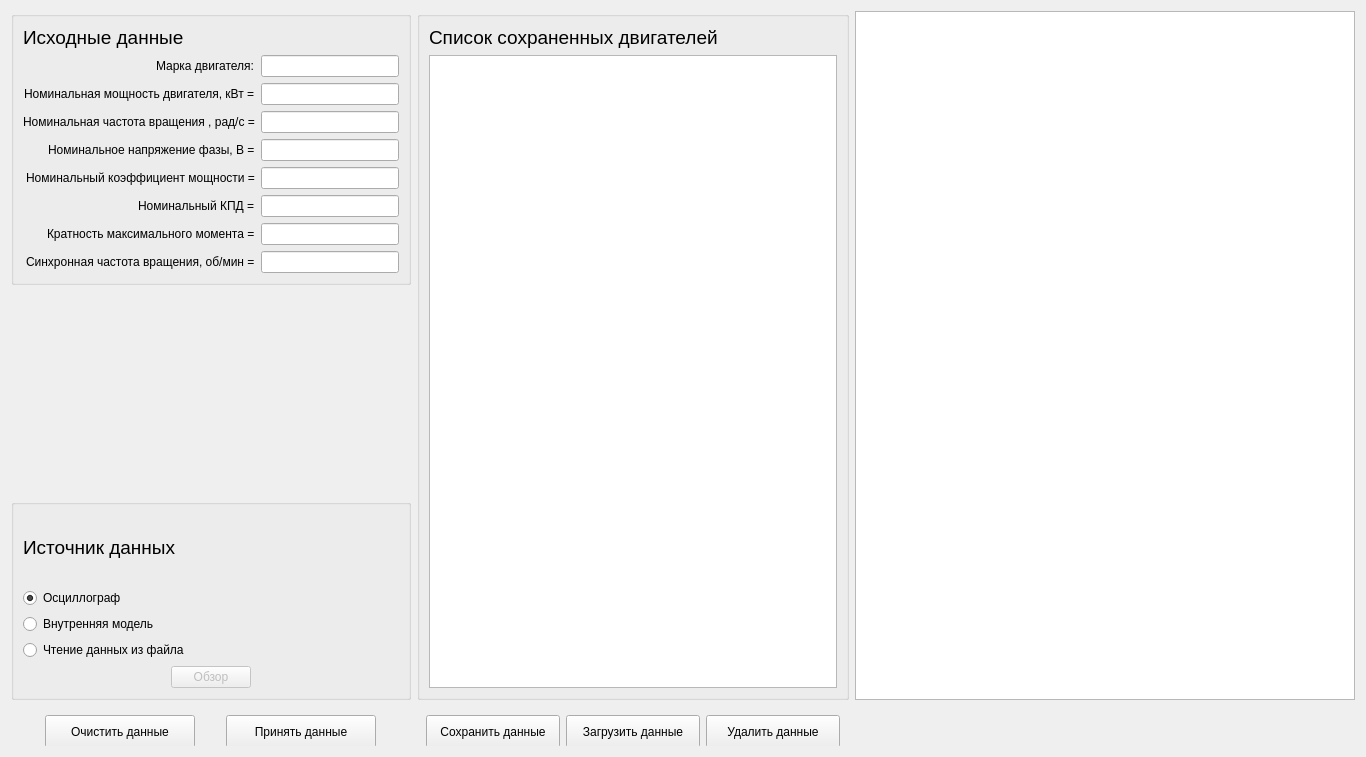
<?xml version="1.0" encoding="UTF-8"?>
<ui version="4.0">
 <class>datas</class>
 <widget class="QWidget" name="datas">
  <property name="geometry">
   <rect>
    <x>0</x>
    <y>0</y>
    <width>1366</width>
    <height>757</height>
   </rect>
  </property>
  <property name="windowTitle">
   <string>Form</string>
  </property>
  <layout class="QGridLayout" name="gridLayout_2">
   <item row="0" column="0">
    <widget class="QGroupBox" name="groupBox">
     <property name="enabled">
      <bool>true</bool>
     </property>
     <property name="minimumSize">
      <size>
       <width>0</width>
       <height>0</height>
      </size>
     </property>
     <property name="maximumSize">
      <size>
       <width>400</width>
       <height>16777215</height>
      </size>
     </property>
     <property name="mouseTracking">
      <bool>false</bool>
     </property>
     <property name="tabletTracking">
      <bool>false</bool>
     </property>
     <property name="acceptDrops">
      <bool>false</bool>
     </property>
     <property name="autoFillBackground">
      <bool>false</bool>
     </property>
     <property name="title">
      <string/>
     </property>
     <property name="alignment">
      <set>Qt::AlignJustify|Qt::AlignTop</set>
     </property>
     <property name="flat">
      <bool>false</bool>
     </property>
     <property name="checkable">
      <bool>false</bool>
     </property>
     <layout class="QGridLayout" name="gridLayout">
      <item row="0" column="0" colspan="2">
       <widget class="QLabel" name="label_2">
        <property name="text">
         <string>&lt;html&gt;&lt;head/&gt;&lt;body&gt;&lt;p&gt;&lt;span style=&quot; font-size:14pt;&quot;&gt;Исходные данные&lt;/span&gt;&lt;/p&gt;&lt;/body&gt;&lt;/html&gt;</string>
        </property>
       </widget>
      </item>
      <item row="2" column="1">
       <widget class="QLineEdit" name="lineEdit_3">
        <property name="text">
         <string/>
        </property>
       </widget>
      </item>
      <item row="2" column="0" alignment="Qt::AlignRight">
       <widget class="QLabel" name="label_3">
        <property name="text">
         <string>&lt;html&gt;&lt;head/&gt;&lt;body&gt;&lt;p&gt;Номинальная мощность двигателя, кВт =&lt;/p&gt;&lt;/body&gt;&lt;/html&gt;</string>
        </property>
       </widget>
      </item>
      <item row="11" column="1">
       <widget class="QLineEdit" name="lineEdit_9"/>
      </item>
      <item row="7" column="0" alignment="Qt::AlignRight">
       <widget class="QLabel" name="label_5">
        <property name="text">
         <string>Номинальное напряжение фазы, В =</string>
        </property>
       </widget>
      </item>
      <item row="7" column="1">
       <widget class="QLineEdit" name="lineEdit_5">
        <property name="text">
         <string/>
        </property>
       </widget>
      </item>
      <item row="10" column="1">
       <widget class="QLineEdit" name="lineEdit_8"/>
      </item>
      <item row="10" column="0" alignment="Qt::AlignRight">
       <widget class="QLabel" name="label_9">
        <property name="text">
         <string>Кратность максимального момента =</string>
        </property>
       </widget>
      </item>
      <item row="5" column="1">
       <widget class="QLineEdit" name="lineEdit_4">
        <property name="text">
         <string/>
        </property>
       </widget>
      </item>
      <item row="8" column="0" alignment="Qt::AlignRight">
       <widget class="QLabel" name="label_7">
        <property name="text">
         <string>Номинальный коэффициент мощности =</string>
        </property>
       </widget>
      </item>
      <item row="11" column="0" alignment="Qt::AlignRight">
       <widget class="QLabel" name="label_6">
        <property name="text">
         <string>Синхронная частота вращения, об/мин =</string>
        </property>
       </widget>
      </item>
      <item row="8" column="1">
       <widget class="QLineEdit" name="lineEdit_6">
        <property name="text">
         <string/>
        </property>
       </widget>
      </item>
      <item row="9" column="0" alignment="Qt::AlignRight">
       <widget class="QLabel" name="label_8">
        <property name="text">
         <string>Номинальный КПД =</string>
        </property>
       </widget>
      </item>
      <item row="1" column="1">
       <widget class="QLineEdit" name="lineEdit_2">
        <property name="text">
         <string/>
        </property>
       </widget>
      </item>
      <item row="5" column="0" alignment="Qt::AlignRight">
       <widget class="QLabel" name="label_4">
        <property name="text">
         <string>Номинальная частота вращения , рад/с =</string>
        </property>
       </widget>
      </item>
      <item row="1" column="0" alignment="Qt::AlignRight">
       <widget class="QLabel" name="label">
        <property name="text">
         <string>&lt;html&gt;&lt;head/&gt;&lt;body&gt;&lt;p&gt;Марка двигателя:&lt;/p&gt;&lt;/body&gt;&lt;/html&gt;</string>
        </property>
       </widget>
      </item>
      <item row="9" column="1">
       <widget class="QLineEdit" name="lineEdit_7">
        <property name="text">
         <string/>
        </property>
       </widget>
      </item>
     </layout>
    </widget>
   </item>
   <item row="2" column="0">
    <widget class="QGroupBox" name="groupBox_3">
     <property name="minimumSize">
      <size>
       <width>400</width>
       <height>0</height>
      </size>
     </property>
     <layout class="QVBoxLayout" name="verticalLayout_3">
      <item>
       <widget class="QLabel" name="label_10">
        <property name="text">
         <string>&lt;html&gt;&lt;head/&gt;&lt;body&gt;&lt;p&gt;&lt;span style=&quot; font-size:14pt;&quot;&gt;Источник данных&lt;/span&gt;&lt;/p&gt;&lt;/body&gt;&lt;/html&gt;</string>
        </property>
       </widget>
      </item>
      <item>
       <widget class="QRadioButton" name="radioButton">
        <property name="text">
         <string>Осциллограф</string>
        </property>
        <property name="checked">
         <bool>true</bool>
        </property>
        <attribute name="buttonGroup">
         <string notr="true">buttonGroup</string>
        </attribute>
       </widget>
      </item>
      <item>
       <widget class="QRadioButton" name="radioButton_3">
        <property name="text">
         <string>Внутренняя модель</string>
        </property>
        <attribute name="buttonGroup">
         <string notr="true">buttonGroup</string>
        </attribute>
       </widget>
      </item>
      <item>
       <widget class="QRadioButton" name="radioButton_2">
        <property name="text">
         <string>Чтение данных из файла</string>
        </property>
        <attribute name="buttonGroup">
         <string notr="true">buttonGroup</string>
        </attribute>
       </widget>
      </item>
      <item alignment="Qt::AlignHCenter">
       <widget class="QPushButton" name="pushButton_5">
        <property name="enabled">
         <bool>false</bool>
        </property>
        <property name="maximumSize">
         <size>
          <width>100</width>
          <height>16777215</height>
         </size>
        </property>
        <property name="text">
         <string>Обзор</string>
        </property>
       </widget>
      </item>
     </layout>
    </widget>
   </item>
   <item row="0" column="2" rowspan="3">
    <widget class="QGroupBox" name="groupBox_2">
     <layout class="QVBoxLayout" name="verticalLayout">
      <item>
       <widget class="QLabel" name="label_12">
        <property name="text">
         <string>&lt;html&gt;&lt;head/&gt;&lt;body&gt;&lt;p&gt;&lt;span style=&quot; font-size:14pt;&quot;&gt;Список сохраненных двигателей&lt;/span&gt;&lt;/p&gt;&lt;/body&gt;&lt;/html&gt;</string>
        </property>
       </widget>
      </item>
      <item>
       <widget class="QTableView" name="tableView"/>
      </item>
     </layout>
    </widget>
   </item>
   <item row="3" column="0">
    <widget class="QWidget" name="widget" native="true">
     <property name="maximumSize">
      <size>
       <width>16777215</width>
       <height>40</height>
      </size>
     </property>
     <layout class="QHBoxLayout" name="horizontalLayout">
      <item>
       <widget class="QPushButton" name="pushButton_2">
        <property name="enabled">
         <bool>true</bool>
        </property>
        <property name="minimumSize">
         <size>
          <width>0</width>
          <height>33</height>
         </size>
        </property>
        <property name="maximumSize">
         <size>
          <width>150</width>
          <height>33</height>
         </size>
        </property>
        <property name="text">
         <string>Очистить данные</string>
        </property>
       </widget>
      </item>
      <item alignment="Qt::AlignTop">
       <widget class="QPushButton" name="pushButton">
        <property name="minimumSize">
         <size>
          <width>0</width>
          <height>33</height>
         </size>
        </property>
        <property name="maximumSize">
         <size>
          <width>150</width>
          <height>16777215</height>
         </size>
        </property>
        <property name="text">
         <string>Принять данные</string>
        </property>
       </widget>
      </item>
     </layout>
    </widget>
   </item>
   <item row="1" column="0">
    <layout class="QVBoxLayout" name="verticalLayout_2"/>
   </item>
   <item row="3" column="2">
    <widget class="QWidget" name="widget_2" native="true">
     <property name="maximumSize">
      <size>
       <width>600</width>
       <height>40</height>
      </size>
     </property>
     <layout class="QHBoxLayout" name="horizontalLayout_2">
      <item>
       <widget class="QPushButton" name="pushButton_3">
        <property name="minimumSize">
         <size>
          <width>0</width>
          <height>33</height>
         </size>
        </property>
        <property name="maximumSize">
         <size>
          <width>150</width>
          <height>33</height>
         </size>
        </property>
        <property name="text">
         <string>Сохранить данные</string>
        </property>
       </widget>
      </item>
      <item>
       <widget class="QPushButton" name="pushButton_4">
        <property name="minimumSize">
         <size>
          <width>0</width>
          <height>33</height>
         </size>
        </property>
        <property name="maximumSize">
         <size>
          <width>150</width>
          <height>33</height>
         </size>
        </property>
        <property name="text">
         <string>Загрузить данные</string>
        </property>
       </widget>
      </item>
      <item>
       <widget class="QPushButton" name="pushButton_6">
        <property name="minimumSize">
         <size>
          <width>0</width>
          <height>33</height>
         </size>
        </property>
        <property name="maximumSize">
         <size>
          <width>150</width>
          <height>33</height>
         </size>
        </property>
        <property name="text">
         <string>Удалить данные</string>
        </property>
       </widget>
      </item>
     </layout>
    </widget>
   </item>
   <item row="0" column="3" rowspan="3">
    <widget class="QListView" name="listView">
     <property name="sizePolicy">
      <sizepolicy hsizetype="Fixed" vsizetype="Expanding">
       <horstretch>0</horstretch>
       <verstretch>0</verstretch>
      </sizepolicy>
     </property>
     <property name="minimumSize">
      <size>
       <width>500</width>
       <height>0</height>
      </size>
     </property>
    </widget>
   </item>
  </layout>
 </widget>
 <tabstops>
  <tabstop>lineEdit_2</tabstop>
  <tabstop>lineEdit_3</tabstop>
  <tabstop>lineEdit_4</tabstop>
  <tabstop>lineEdit_5</tabstop>
  <tabstop>lineEdit_6</tabstop>
  <tabstop>lineEdit_7</tabstop>
  <tabstop>lineEdit_8</tabstop>
  <tabstop>lineEdit_9</tabstop>
  <tabstop>pushButton</tabstop>
  <tabstop>pushButton_3</tabstop>
  <tabstop>pushButton_4</tabstop>
  <tabstop>pushButton_6</tabstop>
  <tabstop>tableView</tabstop>
 </tabstops>
 <resources/>
 <connections/>
 <buttongroups>
  <buttongroup name="buttonGroup"/>
 </buttongroups>
</ui>
